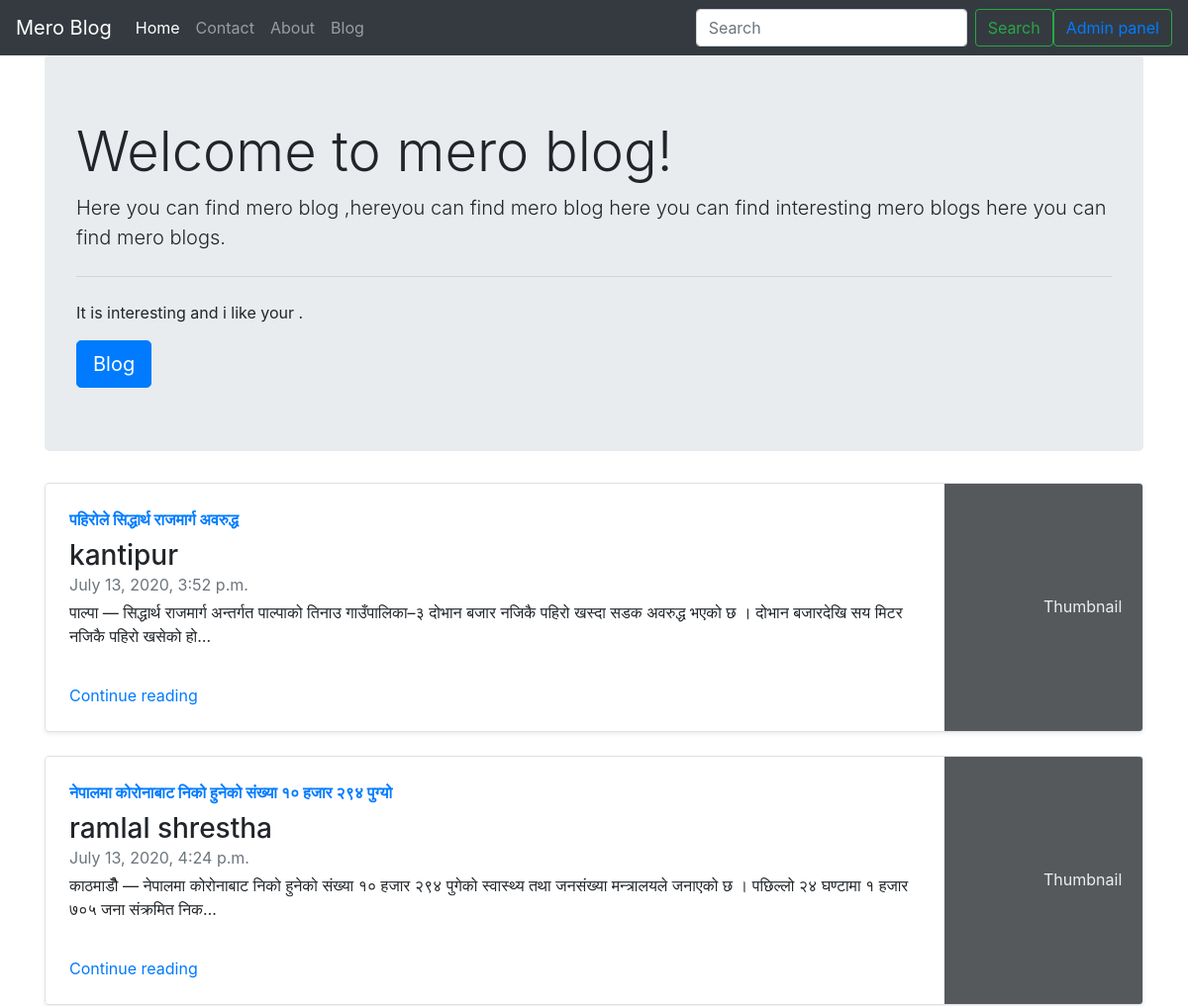
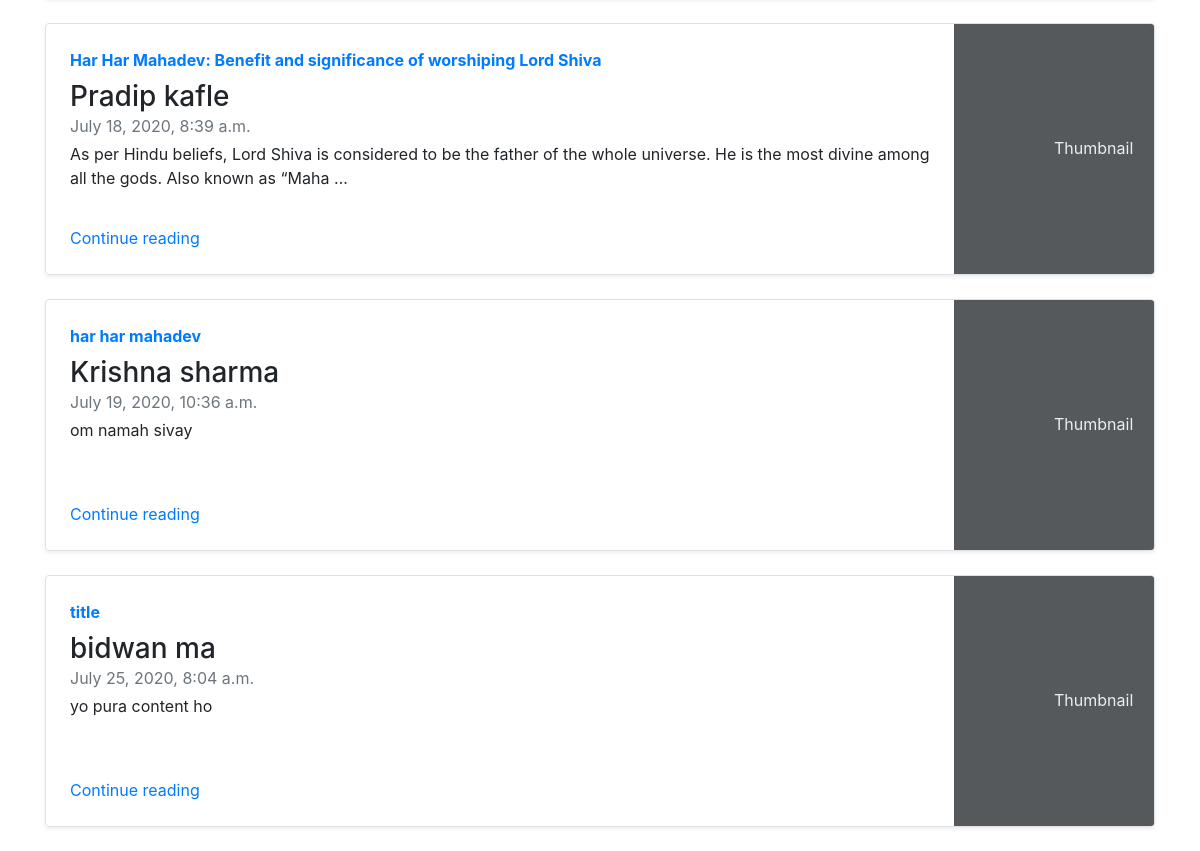
The page / on the database its author committed (2 pictures, top to bottom).
### blog/models.py (models this page shows, shortened)
class Post(models.Model):
    serial_no = models.AutoField(primary_key=True)
    title = models.CharField(max_length=150)
    content = models.CharField(max_length=5000)
    aurthor = models.CharField(max_length=20)
    timestamp = models.DateTimeField(blank=True)
    slug = models.CharField(max_length=150)
    media_image = models.ImageField(upload_to='blog/images',default='')

### home/views.py (the view)
# urls.py: 2. Add a URL to urlpatterns:  path('', views.home, name='home')
def home(request):
    posts =  Post.objects.all()
    context = {'posts':posts}
    return render(request,'home/home.html',context)

### templates/home/home.html (shortened to what this page needs)
{% extends 'base.html' %}
{% block active_nav_bar_home %} active {% endblock active_nav_bar_home %}
{% block body %}
<div class="container">
  <div class="jumbotron">
  <h1 class="display-4">Welcome to mero blog!</h1>
  <p class="lead">Here you can find mero blog ,hereyou can find mero blog here you can find interesting mero blogs here you can find mero blogs.</p>
  <hr class="my-4">
  <p>It is interesting and i like your .</p>
  <a class="btn btn-primary btn-lg" href="/blog" role="button">Blog</a>
</div>
</div>
<div class="container">
  {% for each in posts %}
  <div class="row no-gutters border rounded overflow-hidden flex-md-row mb-4 my-2 shadow-sm h-md-250 position-relative">
        <div class="col p-4 d-flex flex-column position-static">
          <strong class="d-inline-block mb-2 text-primary">{{each.title}}</strong>
          <h3 class="mb-0">{{each.aurthor}}</h3>
          <div class="mb-1 text-muted">{{each.timestamp}}</div>
          <p class="card-text mb-auto">{{each.content | truncatechars:150}}</p>
          <a href="/blog/{{each.slug}}" class="stretched-link">Continue reading</a>
        </div>
        <div class="col-auto d-none d-lg-block">
          <svg class="bd-placeholder-img" width="200" height="250" xmlns="http://www.w3.org/2000/svg" preserveAspectRatio="xMidYMid slice" focusable="false" role="img" aria-label="Placeholder: Thumbnail"><title>Placeholder</title><rect width="100%" height="100%" fill="#55595c"></rect><text x="50%" y="50%" fill="#eceeef" dy=".3em">Thumbnail</text></svg>
        </div>
      </div>
      {% endfor %}
</div>
{% endblock body %}

### rows shown on the page
Post: title "पहिरोले सिद्धार्थ राजमार्ग अवरुद्ध", aurthor "kantipur", timestamp "July 13, 2020, 3:52 p.m.", content "पाल्पा — सिद्धार्थ राजमार्ग अन्तर्गत पाल्पाको तिनाउ गाउँपालिका–३ दोभान बजार नजिकै पहिरो खस्दा सडक अवरुद्ध भएको छ । दोभान बजारदेखि सय मिटर नजिकै पहिरो खसेको हो…"
Post: title "नेपालमा कोरोनाबाट निको हुनेको संख्या १० हजार २९४ पुग्यो", aurthor "ramlal shrestha", timestamp "July 13, 2020, 4:24 p.m.", content "काठमाडौँ — नेपालमा कोरोनाबाट निको हुनेको संख्या १० हजार २९४ पुगेको स्वास्थ्य तथा जनसंख्या मन्त्रालयले जनाएको छ । पछिल्लो २४ घण्टामा १ हजार ७०५ जना संक्रमित निक…"
Post: title "Har Har Mahadev: Benefit and significance of worshiping Lord Shiva", aurthor "Pradip kafle", timestamp "July 18, 2020, 8:39 a.m.", content "As per Hindu beliefs, Lord Shiva is considered to be the father of the whole universe. He is the most divine among all the gods. Also known as “Maha …"
Post: title "har har mahadev", aurthor "Krishna sharma", timestamp "July 19, 2020, 10:36 a.m.", content "om namah sivay"
Post: title "title", aurthor "bidwan ma", timestamp "July 25, 2020, 8:04 a.m.", content "yo pura content ho"
